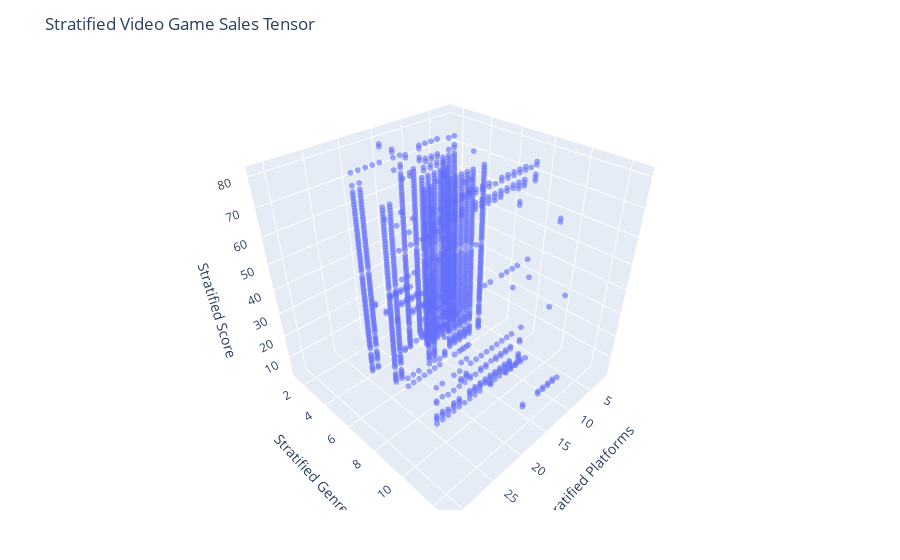

The notebook cell saved with this chart:
### Code cell
plotTensor(u.tensor,0.01; 
          xlabel="Stratified Platforms", 
          ylabel="Stratified Genre", 
          zlabel="Stratified Score", 
          title="Stratified Video Game Sales Tensor")

### Figure 1 — Plotly figure (JSON) as saved in the notebook; plotly's stock layout.template omitted (floating-point values rounded to 4 significant figures; data arrays with more than 128 entries replaced by an {"elided": "..."} marker saying what was removed)
{"data": [{"marker": {"opacity": 0.6, "size": 2}, "mode": "markers", "type": "scatter3d", "x": {"elided": "1821 int values"}, "y": {"elided": "1821 int values"}, "z": {"elided": "1821 int values"}}], "layout": {"margin": {"b": 50, "l": 50, "r": 50, "t": 60}, "scene": {"aspectmode": "cube", "xaxis": {"range": [1, 32], "title": "Stratified Platforms"}, "yaxis": {"range": [1, 13], "title": "Stratified Genre"}, "zaxis": {"range": [1, 83], "title": "Stratified Score"}}, "title": "Stratified Video Game Sales Tensor"}}
